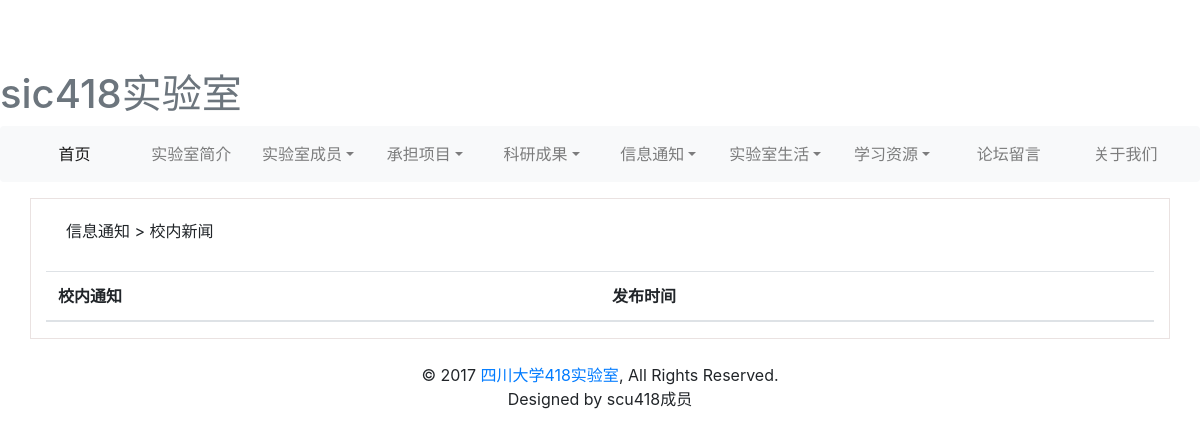
The app's page /lab/scuInfo/, older data.
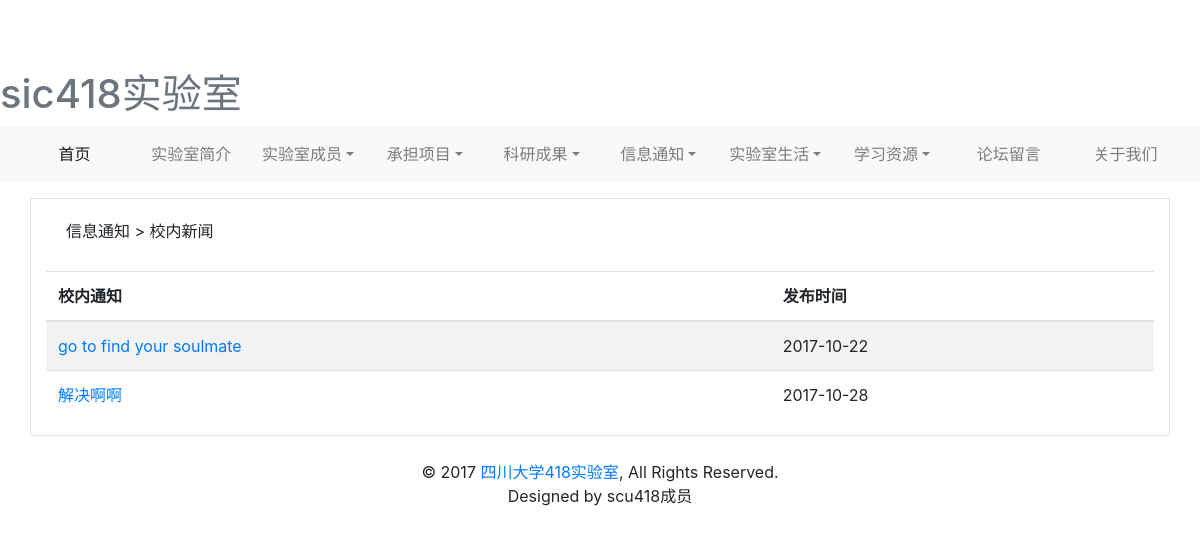
The same page, newer data.
### lab/models.py (models this page shows, shortened)
class Information(models.Model):
    title = models.CharField(verbose_name=u'通知标题', max_length=50)
    content = models.TextField(verbose_name=u'通知内容')
    genre = models.CharField(verbose_name=u'通知类型', choices=(('news', '校内新闻'), ('lecture', '讲座信息'),
                                                            ('conference', '会议通知')), null=True, max_length=30)
    time = models.DateTimeField(default=datetime.now, verbose_name=u'通知发布时间')
    class Meta:
        verbose_name = u'信息通知'
        verbose_name_plural = verbose_name

### lab/views.py (the view)
def scuInforPage(request):
    infor=models.Information.objects.filter(genre='news')
    return render(request,'information_notification/testInfor.html',{"Infor":infor})

### templates/information_notification/testInfor.html (shortened to what this page needs)
{% extends 'base2.html' %}
{% block content %}
    <div style="border: solid rgba(104,52,42,0.14) 1px;" class="container table-responsive">
        <label style="padding: 20px;   ">信息通知 > 校内新闻 </label>
            <table class="table table-hover table-striped">
                <thead>
                    <tr>
                        <th>校内通知</th>
                        <th>发布时间</th>
                    </tr>
                </thead>
                <tbody  >
                    {% for infor in Infor    %}
                    <tr>
                       <td> <a href=" {%  url 'lab:infor'   infor.id %} ">{{ infor.title }}</a> </td>
                        <td> {{infor.time|date:"Y-m-d"}}</td>
                    </tr>
                    {% endfor %}
                </tbody>
            </table>
    </div>
{% endblock %}

Row changes from the older to the newer data that the page shows:
now on this page (row edited): Information: title "go to find your soulmate", time "2017-10-22"
added Information: title "解决啊啊", time "2017-10-28"
